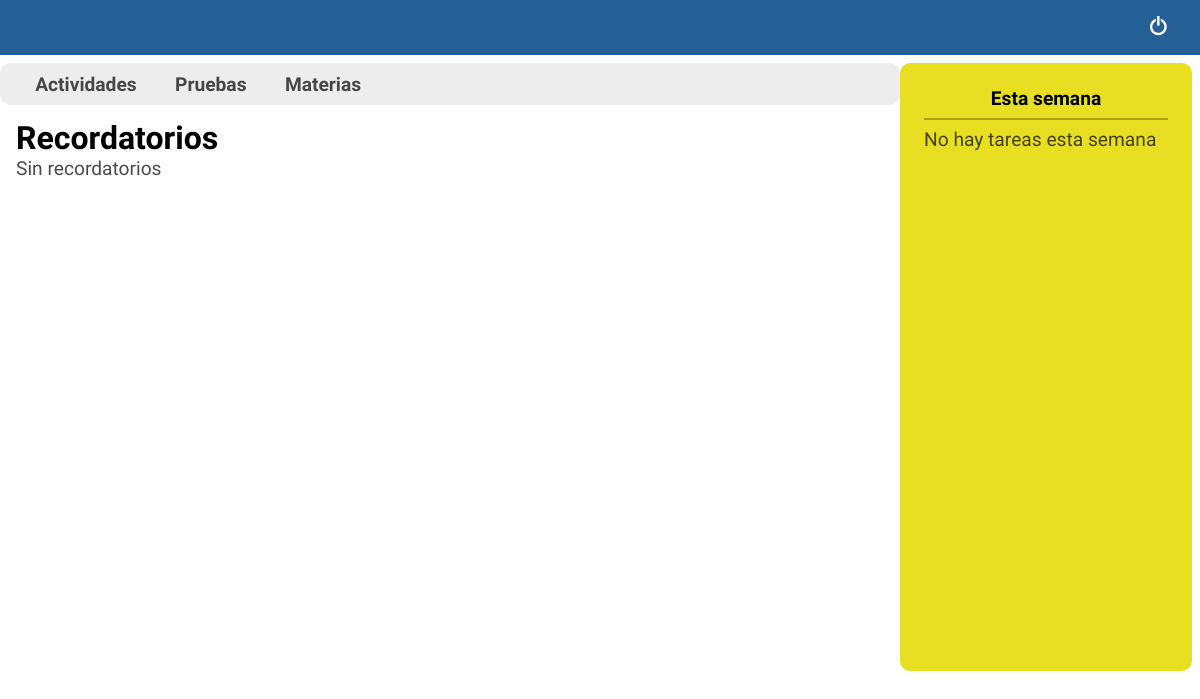
The app's page / (signed in), older data.
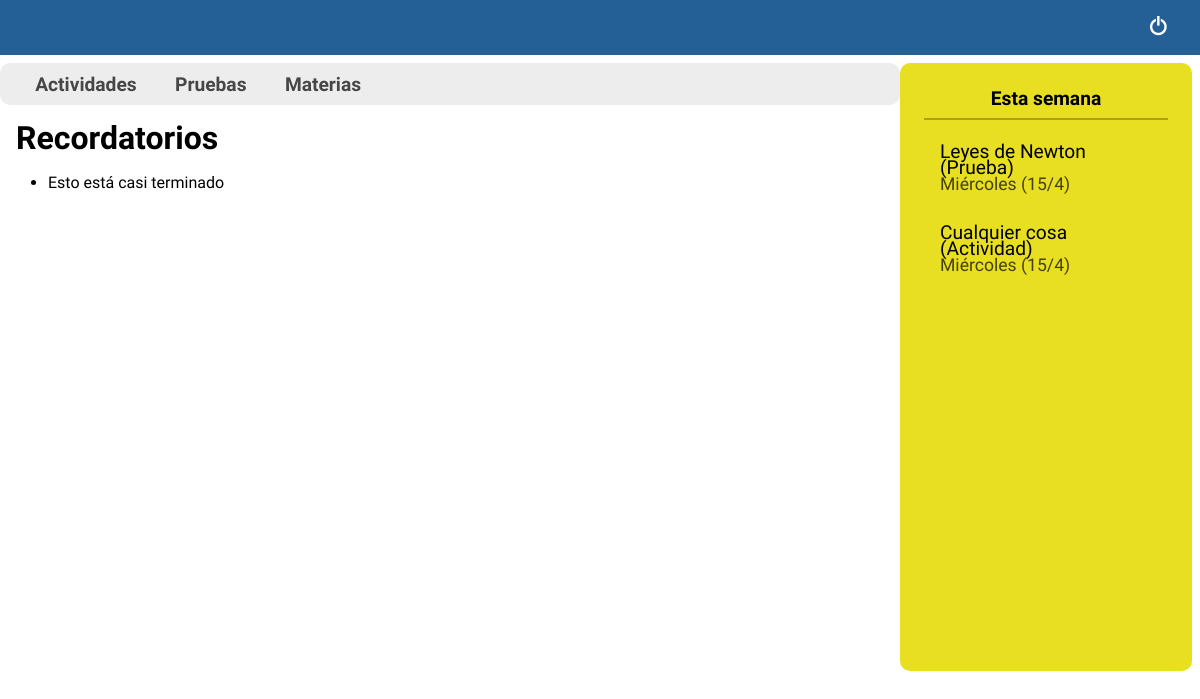
The same page, newer data.
### task/models.py (models this page shows, shortened)
class Task(models.Model):
    title = models.CharField(max_length=50)
    time = models.DateField(blank=True, null=True)
    description = models.TextField(blank=True, null=True, max_length=1000)
    type_task = models.CharField(max_length=20)
    subject = models.ForeignKey(Subject, blank=True, null=True, on_delete=models.CASCADE)

### task/views.py (the view)
# urls.py: path('', views_task.RemindersListView.as_view(), name='reminders'),
class RemindersListView(LoginRequiredMixin, ListView):
    template_name='task/reminders.html'
    model=Task
    def get_queryset(self):
        return Task.objects.filter(type_task='reminder')
    def get_context_data(self, **kwargs):
        context = super().get_context_data(**kwargs)
        date = datetime.date.today()
        start_week = date - datetime.timedelta(date.weekday())
        end_week = start_week + datetime.timedelta(7)
        context["week"] = Task.objects.filter(time__range=[start_week, end_week])
        return context

### templates/task/reminders.html (shortened to what this page needs)
{% load static %}
<!DOCTYPE html>
<html lang="en">
<head>
    <link rel="stylesheet" href="{% static "css/reminders.css" %}">
    <link rel="stylesheet" href="{% static "fonts/style.css" %}">
    <link rel="stylesheet" href="{% block link1 %}{% endblock link1 %}">
    <link rel="stylesheet" href="{% block link2 %}{% endblock link2 %}">
    <link rel="stylesheet" href="{% block link3 %}{% endblock link3 %}">
</head>
<body>
    <header>
        <div class='heading-container'>
            <div class="heading-right">
                <a href="{% url 'logout' %}"><span class="icon-switch"></span></a>
            </div>
        </div>
    </header>
    <div class="main-container">
        <nav>
            <div class="nav-list-container">
                <ul class="nav-list">
                    <li class='nav-item tasks-nav'><a href="{% url 'tasks' %}">Actividades</a></li>
                    <li class='nav-item tests-nav'><a href="{% url 'tests' %}">Pruebas</a></li>
                    <li class='nav-item subjects-nav'><a href="{% url 'subjects' %}">Materias</a></li>
                </ul>
            </div>
        </nav>
        <aside>
            <div class="sidebar-container">
                <h4 class='sidebar-title'>Esta semana</h4>
                <hr>
                <ul class='sidebar-list'>
                    {% if week %}
                        {% for task in week %}
                            <li class='sidebar-task'>
                                <a href="{% url 'detail_task' task.id %}">
                                    <div class='sidebar-task-name'>{{task.title}}
                                        {% if task.type_task == 'test' %}
                                        (Prueba)
                                        {% else %}
                                        (Actividad)
                                        {% endif %}
                                    </div>
                                    <small class='sidebar-task-date'>{{task.time|date:'l'}} ({{task.time|date:'j/n'}})</small>
                                </a>
                            </li>
                        {% endfor %}
                    {% else %}
                        <div class="noContent">No hay tareas esta semana</div>
                    {% endif %}
                </ul>
            </div>
        </aside>
        <main>
            {% block main %}
                <h1 class='reminders-title'>Recordatorios</h1>
                {% if object_list %}
                    {% for task in object_list %}
                        <ul class="reminders-list">
                            <li class="reminders-item">{{ task.title }}</li>
                        </ul>
                    {% endfor %}
                {% else %}
                    <div class='noContent'>Sin recordatorios</div>
                {% endif %}
            {% endblock main %}
        </main>
    </div>
</body>
</html>

### static/css/reminders.css (style rules this page uses)
* { padding:0; margin:0; font-family: 'Baloo 2', cursive; box-sizing: border-box; }
a { text-decoration: none; color:#000; }
ul { list-style: none; }
.main-container { display: grid; grid-template-columns: 3fr 1fr; grid-template-rows: 5em; position: relative; overflow: hidden; min-height: 100vh; }
.heading-container { display:flex; background-color: #245f96; justify-content: space-between; padding:1em 2em; align-items: center; color:#FFF; }
.heading-right>a { font-size: 1.2em; color:#FFF; }
.nav-list { display: flex; height:100%; width:95%; margin:auto; background-color:#ededed; border-radius: 10px; margin-top: .5em; padding: 0 1em; width: 100%; }
.nav-item { font-size: 1.2em; font-weight: 700; opacity: .7; transition: .5s; padding:.5em 1em; }
aside { padding:1.5em; background-color: rgba(230, 219, 10, 0.9); border-radius: 10px; height:70vh; margin-top: .5em; margin-right: .5em; grid-row: span 2; overflow: visible; transition:.5s; z-index: 1; box-sizing: content-box; }
.sidebar-title { text-align: center; font-size: 1.2em; }
.sidebar-container>hr { border:.5px solid rgba(161, 154, 10, 0.85); margin:.5em 0; }
.sidebar-task a { display:block; padding:1em; position:relative; line-height: 1em; transition: .5s; }
.sidebar-task-name { font-size: 1.2em; }
.sidebar-task-date { font-size: 1.1em; opacity: .7; }
main { margin:1em; margin-top: -1em; }
.reminders-list { list-style: disc; margin-left: 2em; margin-top: .5em; }
.reminders-item { margin-top: 1em; }

Row changes from the older to the newer data that the page shows:
now on this page (row edited): Task: title "Leyes de Newton", type_task "(Prueba)", time "Miércoles", time "15/4", shown under "Esta semana"
added Task: title "Cualquier cosa", type_task "(Actividad)", time "Miércoles", time "15/4", shown under "Esta semana"
added Task: title "Esto está casi terminado", shown under "Recordatorios"
Text that changed along with them:
text no longer shown: "No hay tareas esta semana Sin recordatorios"
